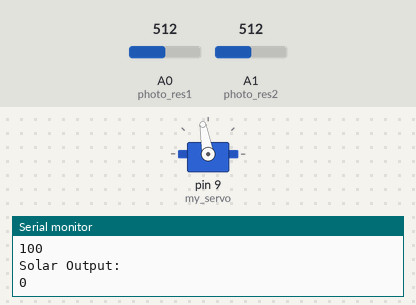
Bench run of a sketch on a simulated Arduino Uno, built with avr-gcc and run on an emulated ATmega328P. On the bench: servo, the last lines printed to the serial monitor. The test bench sets the inputs (shaded band); at power-on: A1 (photo_res2) = 512, A0 (photo_res1) = 512.

Above: at 1.3 s.
1.4 s: A1 (photo_res2) set to 716
At 2.1 s:
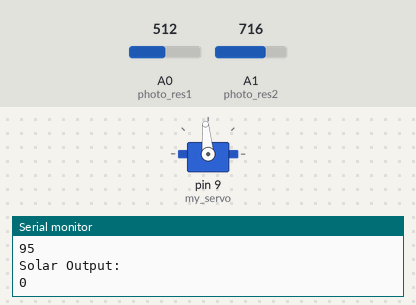
3.1 s: A1 (photo_res2) set to 985
At 4.5 s:
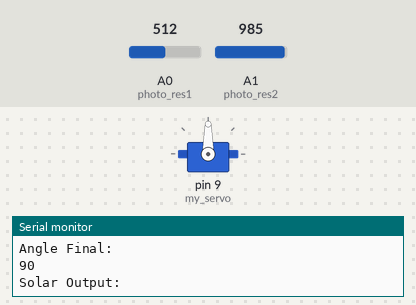
4.8 s: A1 (photo_res2) set to 1008
At 6.1 s:
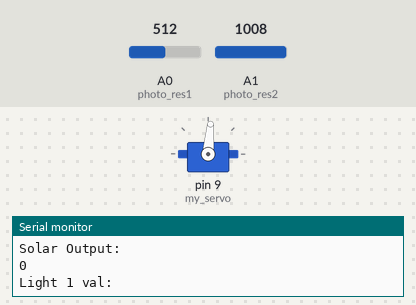
7.9 s: A0 (photo_res1) set to 891
9.5 s: A0 (photo_res1) set to 919
At 11.2 s:
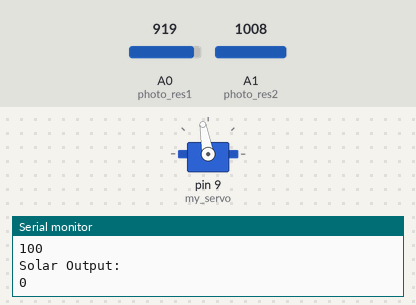
11.5 s: A0 (photo_res1) set to 900
At 12.9 s:
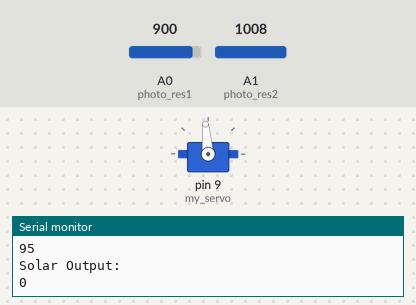
Timing chart, 0 to 14.1 s (numbered marks = the images above; inputs shaded):
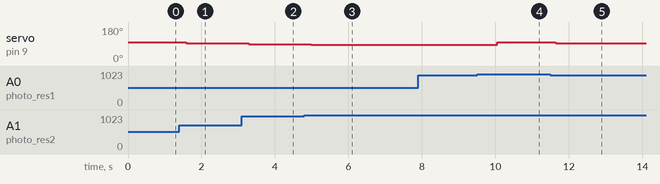

Measured:
- the behaviour switches between 907 and 908 on A0 (photo_res1) (found by bisection; images 3 and 4)
- after the input at 1.4 s, servo on pin 9 (my_servo): 100° → 95° after 0.18 s
- after the input at 3.1 s, servo on pin 9 (my_servo): 95° → 90° after 0.19 s
- after the input at 4.8 s, servo on pin 9 (my_servo): 90° → 85° after 0.19 s
- after the input at 9.5 s, servo on pin 9 (my_servo): 85° → 100° after 0.55 s
- after the input at 11.5 s, servo on pin 9 (my_servo): 100° → 95° after 0.14 s

The sketch:

Code4.ino
```cpp
#include <Servo.h>

const int photo_res1 = A0;
const int photo_res2 = A1;

int Normal = 100;
int Previous = 0;
int Current = 0;

const int solarValue = analogRead(A2);
// const float Bias = -144.944038;
// const float Weight1 = 0.26921189;
// const float Weight2 = 0.0346417354;


Servo my_servo;
int deg;

void setup() {

  Serial.begin(9600);
  my_servo.attach(9);
  //pinMode(photo_res, INPUT);
  // put your setup code here, to run once:

}

void loop() {
  int p_value1 = analogRead(photo_res1);
  int p_value2 = analogRead(photo_res2);
  Serial.println("Light 1 val: ");
  Serial.println(p_value1);
  Serial.println("Light 2 val: ");
  Serial.println(p_value2);
  int rotation = 0;

  if(abs(p_value1 - p_value2) > 100){
      if(p_value1 > p_value2 && Normal < 150){
        Current = p_value1;
        Serial.println("p1 greater");


        Serial.println("Current and Previous :");
        Serial.println(Current);
        Serial.println(Previous);
        if(abs(Current-Previous)>5){
          if(Current < Previous){
            Normal = Normal - 5;
            Serial.println(" C<P Angle: ");
            Serial.println(Normal);
            Previous = Current;

          }
          else{
            Normal = Normal + 5;
            Serial.println("C>P Angle: ");
            Serial.println(Normal);
            Previous = Current;

          }
        }

      }


      if (p_value1 < p_value2 && Normal > 50 ){
        Current = p_value2;
        Serial.println("p2 greater");


        Serial.println("Current and Previous :");
        Serial.println(Current);
        Serial.println(Previous);
        if(abs(Current-Previous)>5){
          if(Current < Previous){
            Normal = Normal + 5;
            Serial.println("C<P Angle: ");
            Serial.println(Normal);
            Previous = Current;

          }
          else{
            Normal = Normal - 5;
            Serial.println("C>P Angle: ");
            Serial.println(Normal);
            Previous = Current;

          }

        }
      }

  }
  else{
    Normal = 100;
    Previous = p_value1;

  }

  my_servo.write(Normal);
  Serial.println("Angle Final: ");
  Serial.println(Normal);
  Serial.println("Solar Output: ");
  Serial.println(solarValue);
  deg += 1;
  delay(500);
}
```
